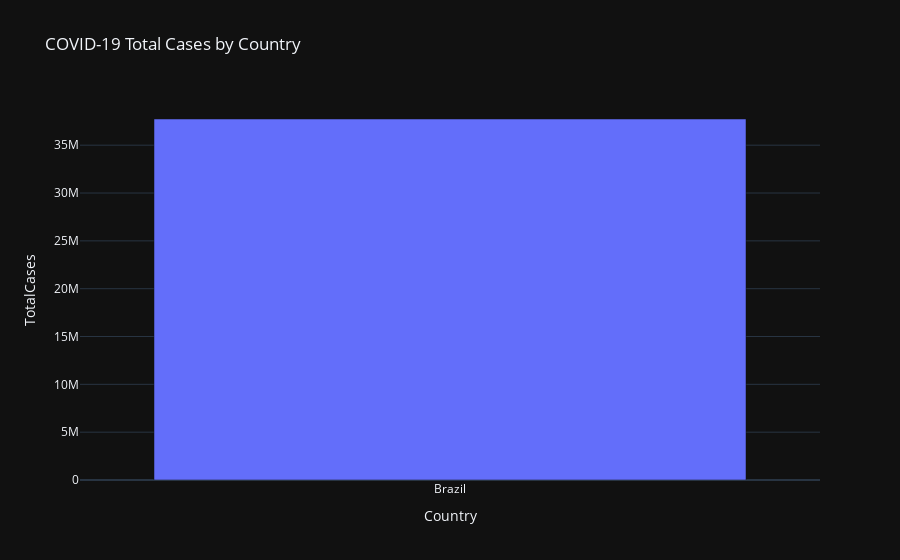

Write notebook code for a chart like this one.
### Code cell
fig = px.bar(df, x='Country', y='TotalCases', title='COVID-19 Total Cases by Country')

display(fig)

### Figure 1 — Plotly figure (JSON) as saved in the notebook; plotly's stock layout.template omitted (floating-point values rounded to 4 significant figures)
{"data": [{"alignmentgroup": "True", "hovertemplate": "Country=%{x}<br>TotalCases=%{y}<extra></extra>", "legendgroup": "", "marker": {"color": "#636efa", "pattern": {"shape": ""}}, "name": "", "offsetgroup": "", "orientation": "v", "showlegend": false, "textposition": "auto", "x": ["Brazil"], "xaxis": "x", "y": [37739057], "yaxis": "y", "type": "bar"}], "layout": {"xaxis": {"anchor": "y", "domain": [0.0, 1.0], "title": {"text": "Country"}}, "yaxis": {"anchor": "x", "domain": [0.0, 1.0], "title": {"text": "TotalCases"}}, "legend": {"tracegroupgap": 0}, "title": {"text": "COVID-19 Total Cases by Country"}, "barmode": "relative"}}
